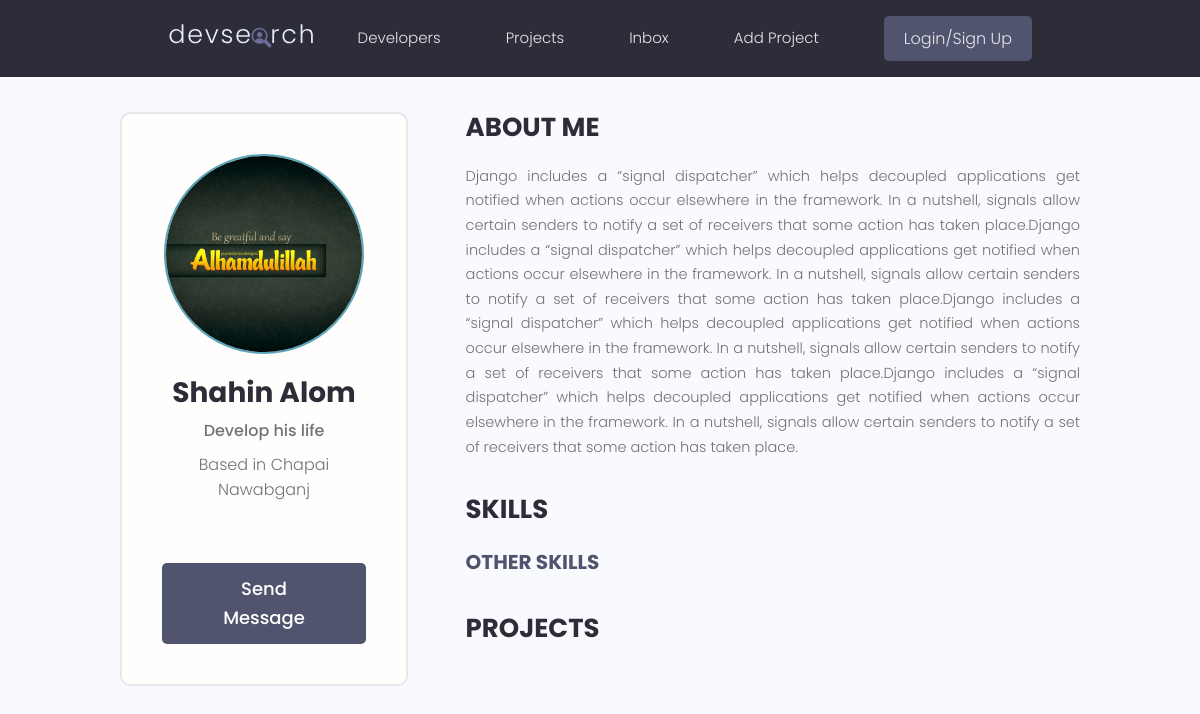
Before: /profile/76c390b2-6922-4a76-aaa3-31fbba5d2d07/ with the older database file.
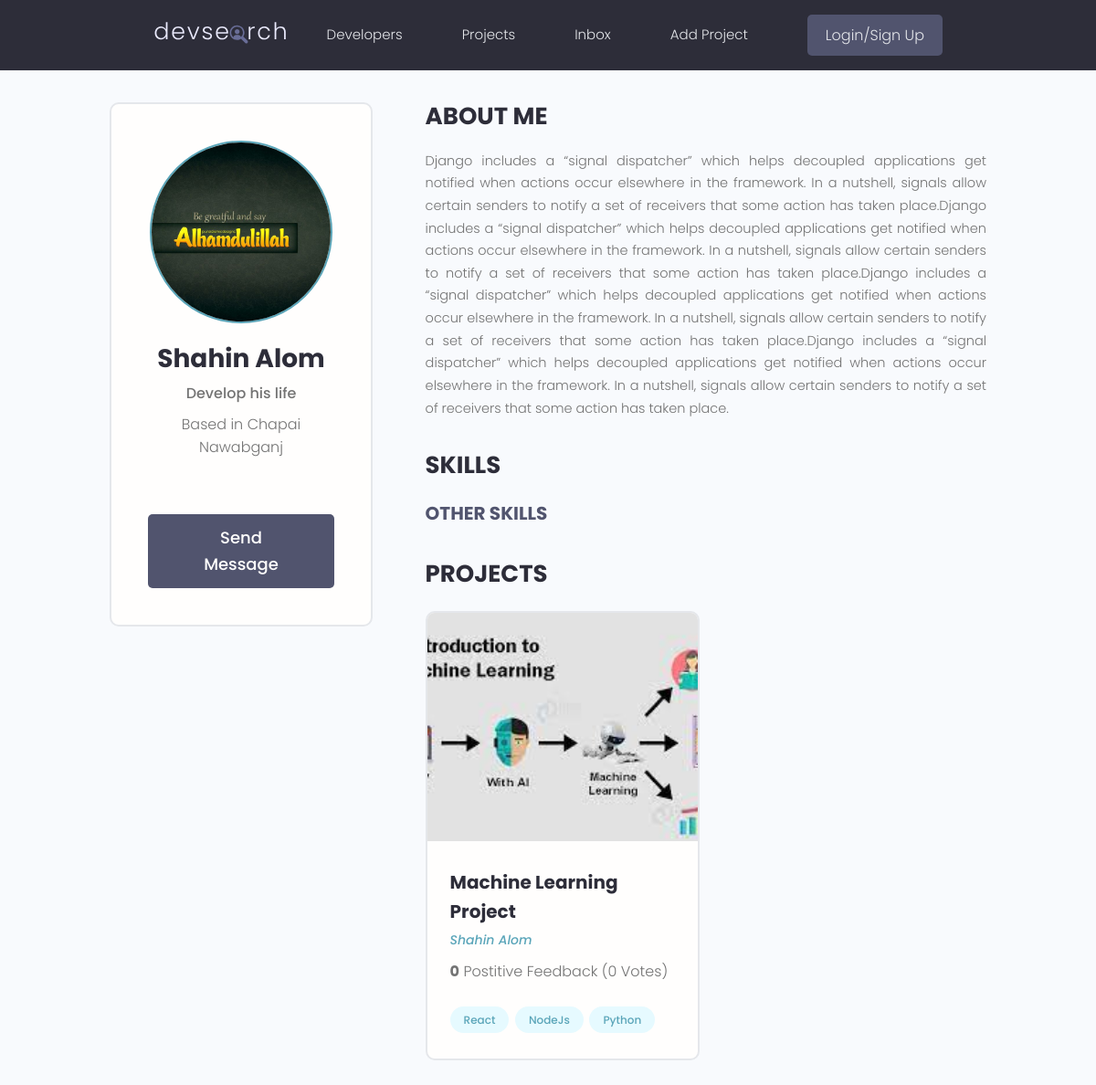
After: the same page with the newer database file.
### projects/models.py (models this page shows, shortened)
class Project(models.Model):
    owner = models.ForeignKey(Profiles, null=True, blank=True, on_delete=models.SET_NULL)
    title = models.CharField(max_length=200)
    description = models.TextField(null=True, blank=True)  # blank mean form could be empty
    feature_images = models.ImageField(blank=True, null=True, default="default.jpg", )
    demo_link = models.CharField(null=True, blank=True, max_length=2000)
    source_link = models.CharField(max_length=20000, null=True, blank=True)
    tags = models.ManyToManyField('Tag', blank=True)  # str used because class bellow
    vote_total = models.IntegerField(default=0, null=True, blank=True)  # total vote on review class
    vote_ratio = models.IntegerField(default=0, null=True, blank=True)
    created = models.DateTimeField(auto_now_add=True)  # automatice created
    id = models.UUIDField(default=uuid.uuid4, unique=True, primary_key=True, editable=False)  # uuid4 encoding type

class Tag(models.Model):  # Many to Many relationship
    name = models.CharField(max_length=200)
    created = models.DateTimeField(auto_now_add=True)  # automatice created
    id = models.UUIDField(default=uuid.uuid4, unique=True, primary_key=True, editable=False)
    def __str__(self):
        return self.name

### users/models.py (models this page shows, shortened)
class Profiles(models.Model):
    user = models.OneToOneField(User, on_delete=models.CASCADE, null=True, blank=True)
    name = models.CharField(max_length=200, blank=True, null=True)
    username = models.CharField(max_length=200, blank=True, null=True)
    location = models.CharField(max_length=200, blank=True, null=True)
    email = models.EmailField(max_length=100, blank=True, null=True)
    short_intro = models.CharField(max_length=200, blank=True, null=True)
    bio = models.TextField(blank=True, null=True)
    profile_image = models.ImageField(null=True, blank=True,
                                      upload_to='profiles_picture', default='profiles_picture/user-default.png')
    social_github = models.CharField(max_length=200, blank=True, null=True)
    social_twitter = models.CharField(max_length=200, blank=True, null=True)
    social_linkedin = models.CharField(max_length=200, blank=True, null=True)
    social_stackoverflow = models.CharField(max_length=200, blank=True, null=True)
    social_youtube = models.CharField(max_length=200, blank=True, null=True)
    social_website = models.CharField(max_length=200, blank=True, null=True)
    created = models.DateTimeField(auto_now_add=True)  # automatice created
    id = models.UUIDField(default=uuid.uuid4, unique=True, primary_key=True, editable=False)  # uuid4 encoding type

### users/views.py (the view)
# urls.py: path('profile/<str:pk>/', views.userProfiles, name="user-profile"),
def userProfiles(request, pk):
    profile = Profiles.objects.get(id=pk)
    topSkills = profile.skill_set.exclude(description__exact="")
    otherSkills = profile.skill_set.filter(description="")
    context = {'profile': profile, 'topSkills': topSkills, 'otherSkills': otherSkills}
    return render(request, 'users/user-profile.html', context)

### users/templates/users/user-profile.html (shortened to what this page needs)
{%  extends 'main.html' %}
{%  block content %}
  <main class="profile my-md">
    <div class="container">
      <div class="layout">
        <div class="column column--1of3">
          <div class="card text-center">
            <div class="card__body dev">
              <img class="avatar avatar--xl" src="{{ profile.profile_image.url }}" />
              <h2 class="dev__name">{{profile.name  }}</h2>
              <p class="dev__title">{{  profile.short_intro }}</p>
              <p class="dev__location">Based in {{  profile.location }}</p>
              <a href="#" class="btn btn--sub btn--lg">Send Message </a>
            </div>
          </div>
        </div>
        <div class="column column--2of3">
          <div class="devInfo">
            <h3 class="devInfo__title">About Me</h3>
            <p class="devInfo__about"> {{ profile.bio }}</p>
          </div>
          <div class="devInfo">
            <h3 class="devInfo__title">Skills</h3>
            <div class="devInfo__skills">
              <h3 class="devInfo__subtitle">Other Skills</h3>
            </div>
          </div>
          <div class="devInfo">
            <h3 class="devInfo__title">Projects</h3>
            <div class="grid grid--two">
            {%  for project in profile.project_set.all %}
              <div class="column">
                <div class="card project">
                  <a href="{%  url "project1"  project.id %}" class="project">
                    <img class="project__thumbnail" src="{{ project.feature_images.url }}" alt="project thumbnail" />
                    <div class="card__body">
                      <h3 class="project__title">{{ project.title }}</h3>
                      <p><a class="project__author" href="{%  url 'user-profile' project.owner.id %}">{{ project.owner.name}}</a></p>
                      <p class="project--rating">
                        <span style="font-weight: bold;">{{ project.vote_ratio }}</span> Postitive
                        Feedback ({{ project.vote_total }} Vote{{project.vote_total|pluralize:"s" }})
                      </p>
                      <div class="project__tags">
                          {%   for tag in project.tags.all %}
                        <span class="tag tag--pill tag--main">
                          <small>{{tag}}</small>
                        </span>
                              {%  endfor %}
                      </div>
                    </div>
                  </a>
                </div>
              </div>
                {%  endfor %}
            </div>
          </div>
        </div>
      </div>
    </div>
  </main>
{%  endblock content %}

Changed rows visible on the page:
now on this page (row edited): Project: feature_images (picture), title "Machine Learning Project", owner.name "Shahin Alom", vote_ratio "0", vote_total "0"
now on this page (row unchanged): Tag: name "React"
now on this page (row unchanged): Tag: name "NodeJs"
now on this page (row unchanged): Tag: name "Python"
